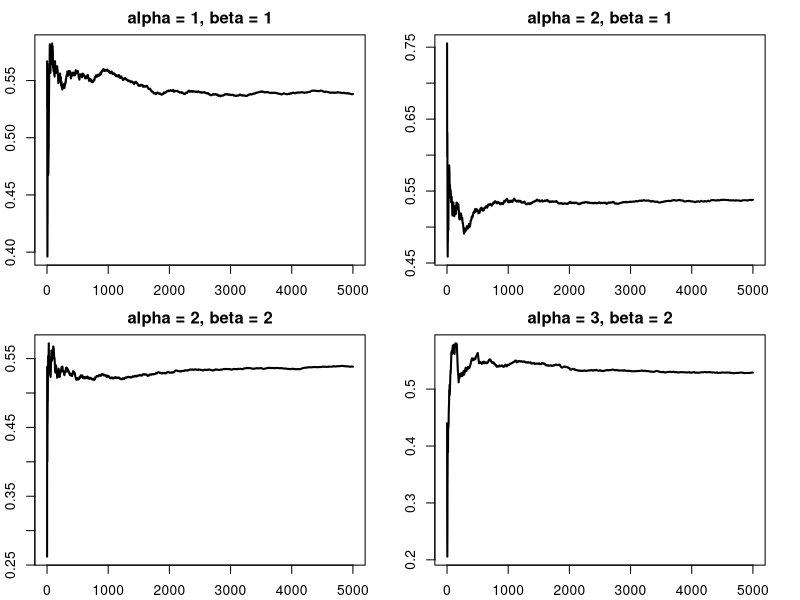

Reproduce this figure in R.
## ---- chunk 1
require(MCMCpack)
## ---- chunk 2
Kumaraswamy <- function(x) { 2*2*x^(2-1)*(1-x^2)^(2-1) }

B <- 10000
xs <- ar <- rep(0, B)
ar <- vector("numeric", B)

Xs <- Ar <- list()

a <- c(1,2,2,3)
b <- c(1,1,2,2)

j = 2

for( j in 1:length(a)) {
	x  <- .5
	xs <- ar <- rep(0, B)
	set.seed(1218)
	for( i in 2:B){
		xstar	<- rbeta(1, a[j], b[j])
		rho <- (  Kumaraswamy(xstar) / Kumaraswamy(x)  ) * 
			( dbeta( x , a[j], b[j] )  /  dbeta( xstar, a[j], b[j] ) )
		rho <- min(1, rho )
	
		if ( runif(1) < rho ){ x <- xstar; ar[i] <- 1}
		xs[i] <- x }
	Xs[[j]] <- xs[-(1:(B/2))] 
	Ar[[j]] <- ar
	}

j = 4
 

par(mfrow=c(2,2) , mar=c(2.1,2.1,2.1,2.1) )
for(k in 1:4){ plot(cumsum(Xs[[k]] )/(1:(B/2)), type = 'l', 
	ylab = 'Running Mean', xlab = 'B', lwd = 2,
	main = paste0("alpha = ",a[k], ", beta = ",b[k]) ) }
 
lapply( Xs, geweke.diag ) 
